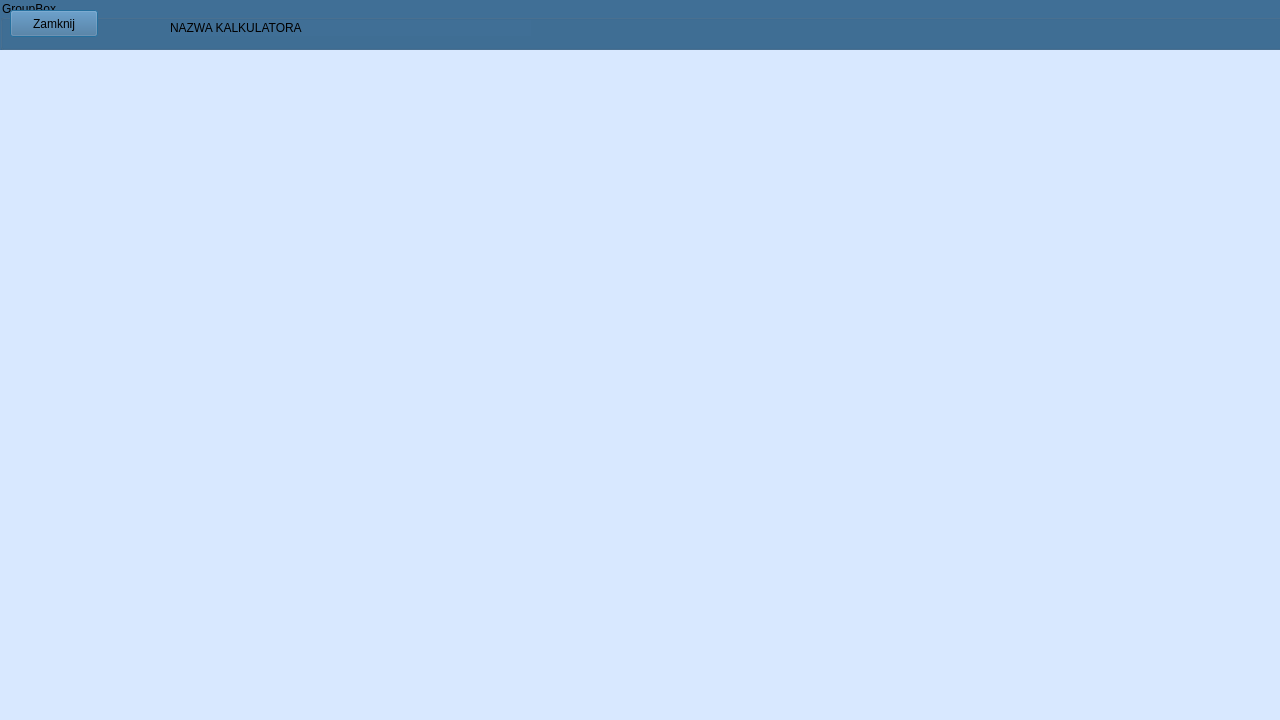
<?xml version="1.0" encoding="UTF-8"?>
<ui version="4.0">
 <class>FirstWindow</class>
 <widget class="QDialog" name="FirstWindow">
  <property name="geometry">
   <rect>
    <x>0</x>
    <y>0</y>
    <width>1280</width>
    <height>720</height>
   </rect>
  </property>
  <property name="palette">
   <palette>
    <active>
     <colorrole role="WindowText">
      <brush brushstyle="SolidPattern">
       <color alpha="255">
        <red>0</red>
        <green>0</green>
        <blue>0</blue>
       </color>
      </brush>
     </colorrole>
     <colorrole role="Button">
      <brush brushstyle="SolidPattern">
       <color alpha="255">
        <red>216</red>
        <green>232</green>
        <blue>255</blue>
       </color>
      </brush>
     </colorrole>
     <colorrole role="Light">
      <brush brushstyle="SolidPattern">
       <color alpha="255">
        <red>255</red>
        <green>255</green>
        <blue>255</blue>
       </color>
      </brush>
     </colorrole>
     <colorrole role="Midlight">
      <brush brushstyle="SolidPattern">
       <color alpha="255">
        <red>235</red>
        <green>243</green>
        <blue>255</blue>
       </color>
      </brush>
     </colorrole>
     <colorrole role="Dark">
      <brush brushstyle="SolidPattern">
       <color alpha="255">
        <red>108</red>
        <green>116</green>
        <blue>127</blue>
       </color>
      </brush>
     </colorrole>
     <colorrole role="Mid">
      <brush brushstyle="SolidPattern">
       <color alpha="255">
        <red>144</red>
        <green>155</green>
        <blue>170</blue>
       </color>
      </brush>
     </colorrole>
     <colorrole role="Text">
      <brush brushstyle="SolidPattern">
       <color alpha="255">
        <red>0</red>
        <green>0</green>
        <blue>0</blue>
       </color>
      </brush>
     </colorrole>
     <colorrole role="BrightText">
      <brush brushstyle="SolidPattern">
       <color alpha="255">
        <red>255</red>
        <green>255</green>
        <blue>255</blue>
       </color>
      </brush>
     </colorrole>
     <colorrole role="ButtonText">
      <brush brushstyle="SolidPattern">
       <color alpha="255">
        <red>0</red>
        <green>0</green>
        <blue>0</blue>
       </color>
      </brush>
     </colorrole>
     <colorrole role="Base">
      <brush brushstyle="SolidPattern">
       <color alpha="255">
        <red>255</red>
        <green>255</green>
        <blue>255</blue>
       </color>
      </brush>
     </colorrole>
     <colorrole role="Window">
      <brush brushstyle="SolidPattern">
       <color alpha="255">
        <red>216</red>
        <green>232</green>
        <blue>255</blue>
       </color>
      </brush>
     </colorrole>
     <colorrole role="Shadow">
      <brush brushstyle="SolidPattern">
       <color alpha="255">
        <red>0</red>
        <green>0</green>
        <blue>0</blue>
       </color>
      </brush>
     </colorrole>
     <colorrole role="AlternateBase">
      <brush brushstyle="SolidPattern">
       <color alpha="255">
        <red>224</red>
        <green>238</green>
        <blue>255</blue>
       </color>
      </brush>
     </colorrole>
     <colorrole role="ToolTipBase">
      <brush brushstyle="SolidPattern">
       <color alpha="255">
        <red>255</red>
        <green>255</green>
        <blue>220</blue>
       </color>
      </brush>
     </colorrole>
     <colorrole role="ToolTipText">
      <brush brushstyle="SolidPattern">
       <color alpha="255">
        <red>0</red>
        <green>0</green>
        <blue>0</blue>
       </color>
      </brush>
     </colorrole>
    </active>
    <inactive>
     <colorrole role="WindowText">
      <brush brushstyle="SolidPattern">
       <color alpha="255">
        <red>0</red>
        <green>0</green>
        <blue>0</blue>
       </color>
      </brush>
     </colorrole>
     <colorrole role="Button">
      <brush brushstyle="SolidPattern">
       <color alpha="255">
        <red>216</red>
        <green>232</green>
        <blue>255</blue>
       </color>
      </brush>
     </colorrole>
     <colorrole role="Light">
      <brush brushstyle="SolidPattern">
       <color alpha="255">
        <red>255</red>
        <green>255</green>
        <blue>255</blue>
       </color>
      </brush>
     </colorrole>
     <colorrole role="Midlight">
      <brush brushstyle="SolidPattern">
       <color alpha="255">
        <red>235</red>
        <green>243</green>
        <blue>255</blue>
       </color>
      </brush>
     </colorrole>
     <colorrole role="Dark">
      <brush brushstyle="SolidPattern">
       <color alpha="255">
        <red>108</red>
        <green>116</green>
        <blue>127</blue>
       </color>
      </brush>
     </colorrole>
     <colorrole role="Mid">
      <brush brushstyle="SolidPattern">
       <color alpha="255">
        <red>144</red>
        <green>155</green>
        <blue>170</blue>
       </color>
      </brush>
     </colorrole>
     <colorrole role="Text">
      <brush brushstyle="SolidPattern">
       <color alpha="255">
        <red>0</red>
        <green>0</green>
        <blue>0</blue>
       </color>
      </brush>
     </colorrole>
     <colorrole role="BrightText">
      <brush brushstyle="SolidPattern">
       <color alpha="255">
        <red>255</red>
        <green>255</green>
        <blue>255</blue>
       </color>
      </brush>
     </colorrole>
     <colorrole role="ButtonText">
      <brush brushstyle="SolidPattern">
       <color alpha="255">
        <red>0</red>
        <green>0</green>
        <blue>0</blue>
       </color>
      </brush>
     </colorrole>
     <colorrole role="Base">
      <brush brushstyle="SolidPattern">
       <color alpha="255">
        <red>255</red>
        <green>255</green>
        <blue>255</blue>
       </color>
      </brush>
     </colorrole>
     <colorrole role="Window">
      <brush brushstyle="SolidPattern">
       <color alpha="255">
        <red>216</red>
        <green>232</green>
        <blue>255</blue>
       </color>
      </brush>
     </colorrole>
     <colorrole role="Shadow">
      <brush brushstyle="SolidPattern">
       <color alpha="255">
        <red>0</red>
        <green>0</green>
        <blue>0</blue>
       </color>
      </brush>
     </colorrole>
     <colorrole role="AlternateBase">
      <brush brushstyle="SolidPattern">
       <color alpha="255">
        <red>235</red>
        <green>243</green>
        <blue>255</blue>
       </color>
      </brush>
     </colorrole>
     <colorrole role="ToolTipBase">
      <brush brushstyle="SolidPattern">
       <color alpha="255">
        <red>255</red>
        <green>255</green>
        <blue>220</blue>
       </color>
      </brush>
     </colorrole>
     <colorrole role="ToolTipText">
      <brush brushstyle="SolidPattern">
       <color alpha="255">
        <red>0</red>
        <green>0</green>
        <blue>0</blue>
       </color>
      </brush>
     </colorrole>
    </inactive>
    <disabled>
     <colorrole role="WindowText">
      <brush brushstyle="SolidPattern">
       <color alpha="255">
        <red>108</red>
        <green>116</green>
        <blue>127</blue>
       </color>
      </brush>
     </colorrole>
     <colorrole role="Button">
      <brush brushstyle="SolidPattern">
       <color alpha="255">
        <red>216</red>
        <green>232</green>
        <blue>255</blue>
       </color>
      </brush>
     </colorrole>
     <colorrole role="Light">
      <brush brushstyle="SolidPattern">
       <color alpha="255">
        <red>255</red>
        <green>255</green>
        <blue>255</blue>
       </color>
      </brush>
     </colorrole>
     <colorrole role="Midlight">
      <brush brushstyle="SolidPattern">
       <color alpha="255">
        <red>235</red>
        <green>243</green>
        <blue>255</blue>
       </color>
      </brush>
     </colorrole>
     <colorrole role="Dark">
      <brush brushstyle="SolidPattern">
       <color alpha="255">
        <red>108</red>
        <green>116</green>
        <blue>127</blue>
       </color>
      </brush>
     </colorrole>
     <colorrole role="Mid">
      <brush brushstyle="SolidPattern">
       <color alpha="255">
        <red>144</red>
        <green>155</green>
        <blue>170</blue>
       </color>
      </brush>
     </colorrole>
     <colorrole role="Text">
      <brush brushstyle="SolidPattern">
       <color alpha="255">
        <red>108</red>
        <green>116</green>
        <blue>127</blue>
       </color>
      </brush>
     </colorrole>
     <colorrole role="BrightText">
      <brush brushstyle="SolidPattern">
       <color alpha="255">
        <red>255</red>
        <green>255</green>
        <blue>255</blue>
       </color>
      </brush>
     </colorrole>
     <colorrole role="ButtonText">
      <brush brushstyle="SolidPattern">
       <color alpha="255">
        <red>108</red>
        <green>116</green>
        <blue>127</blue>
       </color>
      </brush>
     </colorrole>
     <colorrole role="Base">
      <brush brushstyle="SolidPattern">
       <color alpha="255">
        <red>216</red>
        <green>232</green>
        <blue>255</blue>
       </color>
      </brush>
     </colorrole>
     <colorrole role="Window">
      <brush brushstyle="SolidPattern">
       <color alpha="255">
        <red>216</red>
        <green>232</green>
        <blue>255</blue>
       </color>
      </brush>
     </colorrole>
     <colorrole role="Shadow">
      <brush brushstyle="SolidPattern">
       <color alpha="255">
        <red>0</red>
        <green>0</green>
        <blue>0</blue>
       </color>
      </brush>
     </colorrole>
     <colorrole role="AlternateBase">
      <brush brushstyle="SolidPattern">
       <color alpha="255">
        <red>216</red>
        <green>232</green>
        <blue>255</blue>
       </color>
      </brush>
     </colorrole>
     <colorrole role="ToolTipBase">
      <brush brushstyle="SolidPattern">
       <color alpha="255">
        <red>255</red>
        <green>255</green>
        <blue>220</blue>
       </color>
      </brush>
     </colorrole>
     <colorrole role="ToolTipText">
      <brush brushstyle="SolidPattern">
       <color alpha="255">
        <red>0</red>
        <green>0</green>
        <blue>0</blue>
       </color>
      </brush>
     </colorrole>
    </disabled>
   </palette>
  </property>
  <property name="windowTitle">
   <string>Dialog</string>
  </property>
  <widget class="QGroupBox" name="groupBox_2">
   <property name="geometry">
    <rect>
     <x>0</x>
     <y>0</y>
     <width>1920</width>
     <height>50</height>
    </rect>
   </property>
   <property name="maximumSize">
    <size>
     <width>1920</width>
     <height>50</height>
    </size>
   </property>
   <property name="styleSheet">
    <string notr="true">background: #406F96</string>
   </property>
   <property name="title">
    <string>GroupBox</string>
   </property>
   <widget class="QPushButton" name="pushButton">
    <property name="geometry">
     <rect>
      <x>10</x>
      <y>10</y>
      <width>88</width>
      <height>27</height>
     </rect>
    </property>
    <property name="text">
     <string>Zamknij</string>
    </property>
   </widget>
   <widget class="QLabel" name="label">
    <property name="geometry">
     <rect>
      <x>170</x>
      <y>20</y>
      <width>361</width>
      <height>16</height>
     </rect>
    </property>
    <property name="palette">
     <palette>
      <active>
       <colorrole role="Button">
        <brush brushstyle="SolidPattern">
         <color alpha="255">
          <red>64</red>
          <green>111</green>
          <blue>150</blue>
         </color>
        </brush>
       </colorrole>
       <colorrole role="Text">
        <brush brushstyle="SolidPattern">
         <color alpha="255">
          <red>205</red>
          <green>219</green>
          <blue>255</blue>
         </color>
        </brush>
       </colorrole>
       <colorrole role="Base">
        <brush brushstyle="SolidPattern">
         <color alpha="255">
          <red>64</red>
          <green>111</green>
          <blue>150</blue>
         </color>
        </brush>
       </colorrole>
       <colorrole role="Window">
        <brush brushstyle="SolidPattern">
         <color alpha="255">
          <red>64</red>
          <green>111</green>
          <blue>150</blue>
         </color>
        </brush>
       </colorrole>
      </active>
      <inactive>
       <colorrole role="Button">
        <brush brushstyle="SolidPattern">
         <color alpha="255">
          <red>64</red>
          <green>111</green>
          <blue>150</blue>
         </color>
        </brush>
       </colorrole>
       <colorrole role="Text">
        <brush brushstyle="SolidPattern">
         <color alpha="255">
          <red>205</red>
          <green>219</green>
          <blue>255</blue>
         </color>
        </brush>
       </colorrole>
       <colorrole role="Base">
        <brush brushstyle="SolidPattern">
         <color alpha="255">
          <red>64</red>
          <green>111</green>
          <blue>150</blue>
         </color>
        </brush>
       </colorrole>
       <colorrole role="Window">
        <brush brushstyle="SolidPattern">
         <color alpha="255">
          <red>64</red>
          <green>111</green>
          <blue>150</blue>
         </color>
        </brush>
       </colorrole>
      </inactive>
      <disabled>
       <colorrole role="Button">
        <brush brushstyle="SolidPattern">
         <color alpha="255">
          <red>64</red>
          <green>111</green>
          <blue>150</blue>
         </color>
        </brush>
       </colorrole>
       <colorrole role="Text">
        <brush brushstyle="SolidPattern">
         <color alpha="255">
          <red>159</red>
          <green>158</green>
          <blue>158</blue>
         </color>
        </brush>
       </colorrole>
       <colorrole role="Base">
        <brush brushstyle="SolidPattern">
         <color alpha="255">
          <red>64</red>
          <green>111</green>
          <blue>150</blue>
         </color>
        </brush>
       </colorrole>
       <colorrole role="Window">
        <brush brushstyle="SolidPattern">
         <color alpha="255">
          <red>64</red>
          <green>111</green>
          <blue>150</blue>
         </color>
        </brush>
       </colorrole>
      </disabled>
     </palette>
    </property>
    <property name="styleSheet">
     <string notr="true"/>
    </property>
    <property name="text">
     <string>NAZWA KALKULATORA</string>
    </property>
   </widget>
  </widget>
 </widget>
 <resources/>
 <connections/>
</ui>
